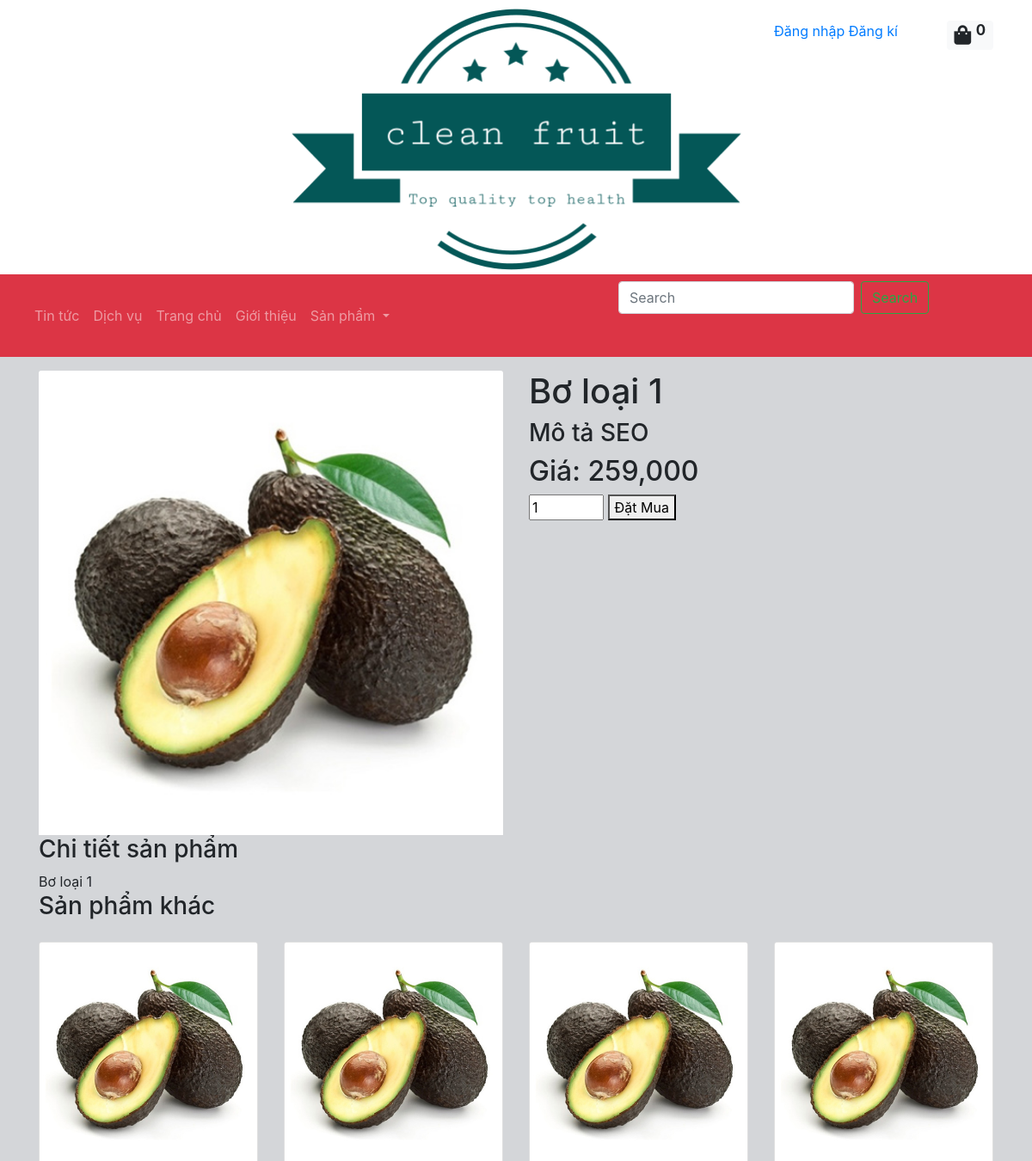
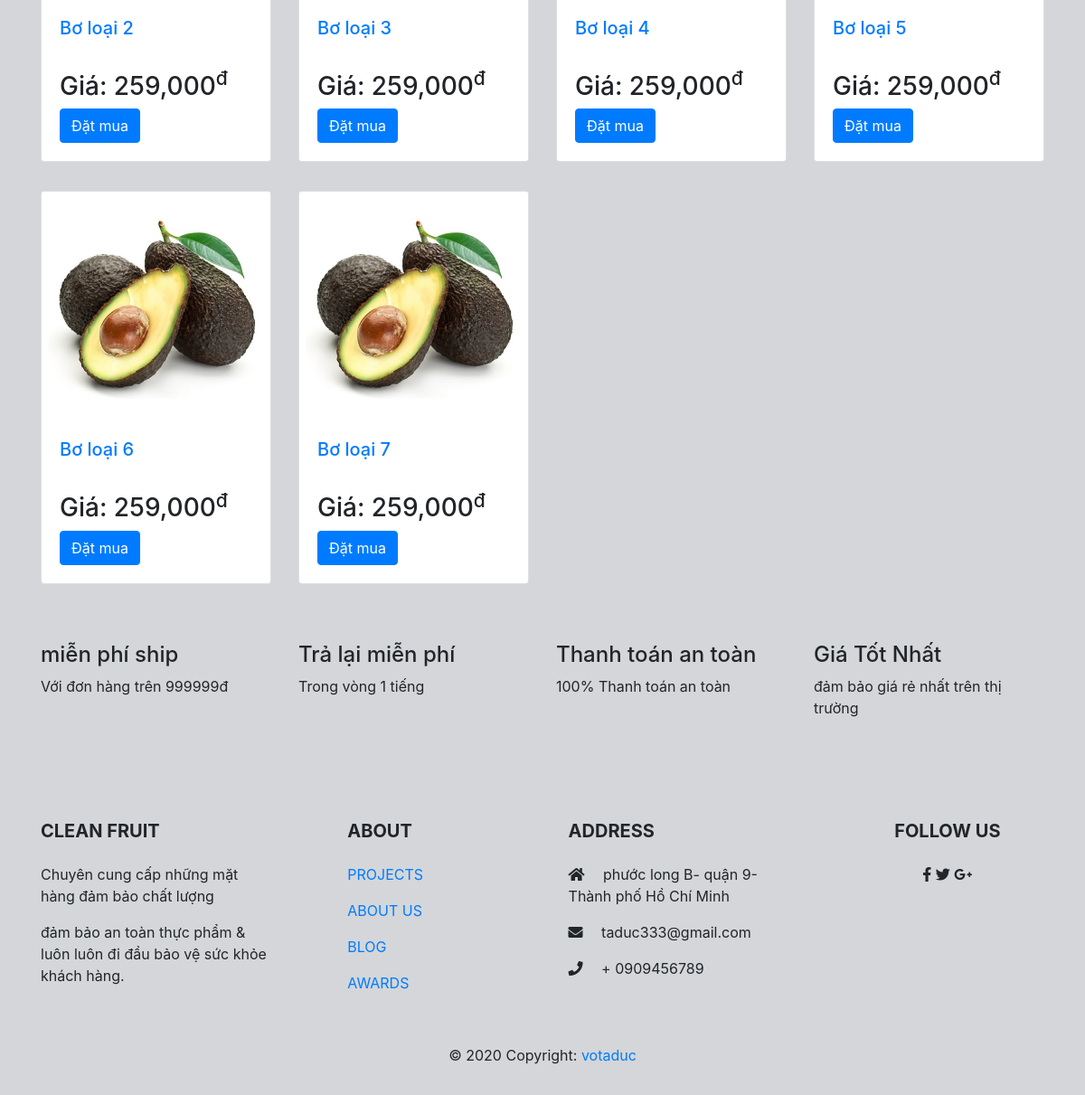
Screenshot of /index.php?option=product&id=qua-bo-1 with the database file from the repository (2 pictures, top to bottom).
### tables this page shows
CREATE TABLE `vtd_menu` (
  `id` int(11) NOT NULL COMMENT 'Mã Menu',
  `name` varchar(255) NOT NULL COMMENT 'Tên Menu',
  `link` varchar(255) NOT NULL COMMENT 'Liên kết',
  `type` varchar(50) NOT NULL COMMENT 'Kiểu Menu',
  `tableid` int(11) NOT NULL DEFAULT 0 COMMENT 'Mã trong bảng',
  `orders` int(11) NOT NULL DEFAULT 0 COMMENT 'Thứ tự',
  `position` varchar(255) NOT NULL COMMENT 'Vị trí',
  `parentid` int(11) NOT NULL COMMENT 'Mã cấp cha',
  `created_at` timestamp NOT NULL DEFAULT current_timestamp() COMMENT 'Ngày Tạo',
  `created_by` tinyint(4) NOT NULL DEFAULT 1 COMMENT 'Người tạo',
  `updated_at` timestamp NOT NULL DEFAULT current_timestamp() COMMENT 'Ngày sửa',
  `updated_by` tinyint(4) NOT NULL DEFAULT 1 COMMENT 'Người sửa',
  `status` tinyint(4) NOT NULL DEFAULT 1 COMMENT 'Trạng thái'
);

CREATE TABLE `vtd_product` (
  `id` int(10) UNSIGNED NOT NULL COMMENT 'Mã sản phẩm',
  `catid` int(10) UNSIGNED NOT NULL COMMENT 'Mã loại sản phẩm',
  `name` varchar(1000) NOT NULL COMMENT 'Tên sản phẩm',
  `slug` varchar(1000) NOT NULL COMMENT 'Slug tên sản phẩm',
  `img` varchar(255) NOT NULL COMMENT 'Hình ảnh',
  `detail` mediumtext NOT NULL COMMENT 'Chi tiết',
  `number` smallint(5) UNSIGNED NOT NULL COMMENT 'Số lượng',
  `price` float(12,2) NOT NULL COMMENT 'Giá',
  `pricesale` float(12,3) NOT NULL COMMENT 'Giá khuyến mãi',
  `metakey` varchar(255) NOT NULL COMMENT 'Từ khóa SEO',
  `metadesc` varchar(255) NOT NULL COMMENT 'Mô tả SEO',
  `created_at` timestamp NOT NULL DEFAULT current_timestamp() COMMENT 'Ngày tạo',
  `created_by` tinyint(3) UNSIGNED NOT NULL DEFAULT 1 COMMENT 'Người tạo',
  `updated_at` timestamp NOT NULL DEFAULT current_timestamp() COMMENT 'Ngày sửa',
  `updated_by` tinyint(3) UNSIGNED NOT NULL DEFAULT 1 COMMENT 'Người sửa',
  `status` tinyint(3) UNSIGNED NOT NULL DEFAULT 2 COMMENT 'Trạng thái'
);

### system/load.php (called while the page is built, shortened)
<?php
function loadPage($page='site')
{
    $view = 'views/';
    if($page=='site')
    {
        if(isset($_REQUEST['option']))
        {
            $view .=$_REQUEST['option'];
            if(isset($_REQUEST['id']))
            {
            $view .= '-detail.php';
            }
        }else{
            $view .='home.php';
        }
        }
                require_once $view;
}
 function loadModel($name)
 {
     $name= ucfirst(strtolower($name));
     $pathModel ="models/".$name.".php";
     return new $name;
 }
 ?>

### index.php (called while the page is built, shortened)
<?php
require_once('system/DataBase.php');
require_once('system/core.php');
require_once('system/load.php');
loadPage();
?>

### system/Database.php (called while the page is built, shortened)
<?php
class Database extends Config
{
    private $conn = NUll;
    public function __construct()
    {
        $this->conn = new mysqli($this->host, $this->user, $this->pass, $this->db);
    }
    protected function TableName($name)
    {
        return $this->dbfrix . $name;
    }
    protected function getRow($sql)
    {
        $result = $this->conn->query($sql);
        return $result->fetch_assoc();
    }
    protected function getList($sql)
    {
        $result = $this->conn->query($sql);
        $data = array();
        while ($row = $result->fetch_assoc()) {
            $data[] = $row;
        }
        return $data;
    }
}
?>

### models/Menu.php (called while the page is built, shortened)
<?php
class Menu extends Database
{
    public function __construct()
    {
        $this->table = $this->TableName('menu');
    }
    function menu_list($args = [])
    {
        $strWhere = "";
        $strSort = "";
        $strLimit = "";
        if ($args != null) {
            if (array_key_exists('status', $args)) {
                if ($args['status'] == 'index') {
                    $strWhere .= "status!='0'";
                } else {
                    if ($args['status'] == 'trash') {
                        $strWhere .= "status='0'";
                    } else {
                        $strWhere .= "status='" . $args['status'] . "'";
                    }
                }
            }
            if (array_key_exists('parentid', $args)) {
                if ($strWhere == "") {
                    $strWhere .= "parentid='" . $args['parentid'] . "'";
                } else {
                    $strWhere .= " AND parentid='" . $args['parentid'] . "'";
                }
            }
            if (array_key_exists('position', $args)) {
                if ($strWhere == "") {
                    $strWhere .= "position='" . $args['position'] . "'";
                } else {
                    $strWhere .= " AND position='" . $args['position'] . "'";
                }
            }
        }
        if ($strWhere != "") {
            $strWhere = " WHERE $strWhere";
        }
        $sql = "SELECT * FROM $this->table $strWhere $strSort $strLimit";
        return $this->getList($sql);
    }
}

### models/Product.php (called while the page is built, shortened)
<?php
class Product extends Database
{
    public function __construct()
    {
        $this->table = $this->TableName('product');
    }
    function product_row($args = [])
    {
        $strWhere = "";
        if ($args != null) {
            if (array_key_exists('status', $args)) {
                $strWhere .= "status='" . $args['status'] . "'";
            }
            if (array_key_exists('slug', $args)) {
                if ($strWhere == "") {
                    $strWhere .= "slug='" . $args['slug'] . "'";
                } else {
                    $strWhere .= " AND slug='" . $args['slug'] . "'";
                }
            }
        }
        if ($strWhere != "") {
            $strWhere = " WHERE $strWhere";
        }
        $sql = "SELECT * FROM $this->table $strWhere LIMIT 1";
        return $this->getRow($sql);
    }
    function product_list($args = [])
    {
        $strWhere = "";
        $strSort = "";
        $strLimit = "";
        if ($args != null) {
            if (array_key_exists('status', $args)) {
                if ($args['status'] == 'index') {
                    $strWhere .= "status!='0'";
                } else {
                    if ($args['status'] == 'trash') {
                        $strWhere .= "status='0'";
                    } else {
                        $strWhere .= "status='" . $args['status'] . "'";
                    }
                }
            }
            if (array_key_exists('catid_in', $args)) {
                $strin = implode(',', $args['catid_in']);
                if ($strWhere == "") {
                    $strWhere .= "catid IN (" . $strin . ")";
                } else {
                    $strWhere .= " AND catid IN (" . $strin . ")";
                }
            }
            if (array_key_exists('not_id', $args)) {
                if ($strWhere == "") {
                    $strWhere .= "id!='" . $args['not_id'] . "'";
                } else {
                    $strWhere .= " AND id!='" . $args['not_id'] . "'";
                }
            }
            if (array_key_exists('sort', $args)) {
                $strSort .= " ORDER BY " . $args['sort']['orderby'] . " " . $args['sort']['order'];
            }
            if (array_key_exists('offset', $args) && array_key_exists('limit', $args)) {
                $strLimit .=  "LIMIT " . $args['offset'] . ", " . $args['limit'];
            } else {
                if (array_key_exists('limit', $args)) {
                    $strLimit .=  "LIMIT " . $args['limit'];
                }
            }
        }
        if ($strWhere != "") {
            $strWhere = " WHERE $strWhere";
        }
        $sql = "SELECT * FROM $this->table $strWhere $strSort $strLimit";
        return $this->getList($sql);
    }
}

### system/core.php (called while the page is built, shortened)
<?php
function str_limit($str, $limit = 100)
{
    if (strlen($str) < $limit) {
        return $str;
    } else {
        $str = preg_replace(" (\[.*?\])", '', $str);
        $str = strip_tags($str);
        $str = substr($str, 0, $limit);
        $str = substr($str, 0, strripos($str, " "));
        $str = trim(preg_replace('/\s+/', ' ', $str));
    }
    return $str;
}

### models/category.php (called while the page is built, shortened)
<?php
class Category extends Database
{
    public function __construct()
    {
        $this->table = $this->TableName('category');
    }
    function category_list($args = [])
    {
        $strWhere = "";
        $strSort = "";
        $strLimit = "";
        if ($args != null) {
            if (array_key_exists('status', $args)) {
                if ($args['status'] == 'index') {
                    $strWhere .= "status!='0'";
                } else {
                    if ($args['status'] == 'trash') {
                        $strWhere .= "status='0'";
                    } else {
                        $strWhere .= "status='" . $args['status'] . "'";
                    }
                }
            }
            if (array_key_exists('parentid', $args)) {
                if ($strWhere == "") {
                    $strWhere .= "parentid='" . $args['parentid'] . "'";
                } else {
                    $strWhere .= " AND parentid='" . $args['parentid'] . "'";
                }
            }
        }
        if ($strWhere != "") {
            $strWhere = " WHERE $strWhere";
        }
        $sql = "SELECT * FROM $this->table $strWhere $strSort $strLimit";
        return $this->getList($sql);
    }
}

### views/product-detail.php (the view, shortened to what this page needs)
<?php
$product=loadModel('product');
$category=loadModel('category');
$slug =$_REQUEST['id'];
$row=$product->product_row(['slug'=>$slug,'status'=>1]);
$catid=$row['catid'];
$arr_listcatid=array();
$arr_listcatid[]=$catid;
$list_cat1=$category->category_list(['status'=>1,'parentid'=>$catid]);
$args=array(
'catid_in'=>$arr_listcatid,
'status'=>1,
'not_id'=>$row['id'],
'sort'=>['orderby'=>'created_at','order'=>'DESC'],
'limit'=>6);
$list_other = $product->product_list($args);
?>
<?php require_once('views/header.php');?>
<section class="clearfix content my-3" >
          <div class="container">
            <div class="row product-detail">
                <div class="col-md-6" >
                <img src="public/images/product/<?php echo $row['img']; ?>
                    " class="card-img-top" alt="<?php echo $row['img']; ?>">
                </div>
                <div class="col-md-6" >
                    <h1><?php echo $row['name']; ?> </h1>
                    <h3><?php echo str_limit($row['metadesc'],250); ?></h3>
                    <h2>Giá: <?php echo number_format($row['price']); ?></h2>
                    <form action="index.php?option=cart&addcart=<?php echo $row['id']; ?>" method="post">
                    <input type="number" value="1" name="qty" min="1" max="20"/>
                    <button type="submit" name="DATMUA">Đặt Mua </button>
                    </form>
                </div>
            </div>
            <h3> Chi tiết sản phẩm</h3>
            <div class="row product-detail">
                <div class="col-12">
                    <?php echo $row['name']; ?>
                </div>
            </div>
            <h3> Sản phẩm khác</h3>
            <div class="row product-detail ">
            <?php foreach($list_other as $item): ?>
                  <div class="col-md-3 col-md my-3">
                    <div class="card" style="width: 100%;">
                        <a href="index.php?option=product&id=<?php echo $item['slug']; ?>">
                            <img src="public/images/product/<?php echo $item['img']; ?>" class="card-img-top" alt="<?php echo $item['img']; ?>">
                        </a>
                        <div class="card-body">
                            <h5 class="card-title">
                              <a href="index.php?option=product&id=<?php echo $item['slug']; ?>">
                                  <?php echo $item['name']; ?>
                              </a>
                            </h5>
                              <br>
                            <h3>Giá: <?php echo number_format($item['price']); ?><sup>đ</sup></h3>
                              <a href="index.php?option=cart&addcart=<?php echo $item['id']; ?>" class="btn btn-primary">Đặt mua</a>
                        </div>
                      </div>
                  </div>
                  <?php endforeach;?>
            </div>
          </div>
<section>
<?php require_once('views/footer.php');?>

### views/mod-mainmenu.php (shortened to what this page needs)
<?php
$menu = loadModel('menu');
$list_menu1 = $menu->menu_list(['parentid'=>0,'status'=>1,'position'=>'mainmenu']);
?>
    <ul class="navbar-nav mr-auto ">
        <?php foreach($list_menu1 as $row_menu1): ?>
                <?php
                    $list_menu2 = $menu->menu_list(['parentid'=>$row_menu1['id'],'status'=>1,'position'=>'mainmenu']);
                ?>
                 <?php if(count($list_menu2)>0) :?>
                    <li class="nav-item dropdown ">
                            <a class="nav-link dropdown-toggle " href="<?php echo $row_menu1['link']; ?>" id="navbarDropdown" role="button" data-toggle="dropdown" aria-haspopup="true" aria-expanded="false">
                            <?php echo $row_menu1['name']; ?>
                            </a>
                            </li>
                <?php else :?>
                    <li class="nav-item dropdown">
                        <a class="nav-link" href="<?php echo $row_menu1['link']; ?>"><?php echo $row_menu1['name']; ?></a>
                     </li>
                 <?php endif;?>
        <?php endforeach; ?>
    </ul>

### rows the page displays
vtd_menu: name "Tin tức"
vtd_menu: name "Dịch vụ"
vtd_menu: name "Trang chủ"
vtd_menu: name "Giới thiệu"
vtd_menu: name "Sản phẩm"
vtd_product: img (picture), name "Bơ loại 1", metadesc "Mô tả SEO", price "259,000"
vtd_product: img (picture), name "Bơ loại 2", price "259,000"
vtd_product: img (picture), name "Bơ loại 3", price "259,000"
vtd_product: img (picture), name "Bơ loại 4", price "259,000"
vtd_product: img (picture), name "Bơ loại 5", price "259,000"
vtd_product: img (picture), name "Bơ loại 6", price "259,000"
vtd_product: img (picture), name "Bơ loại 7", price "259,000"

### other values shown
$sl "0"
